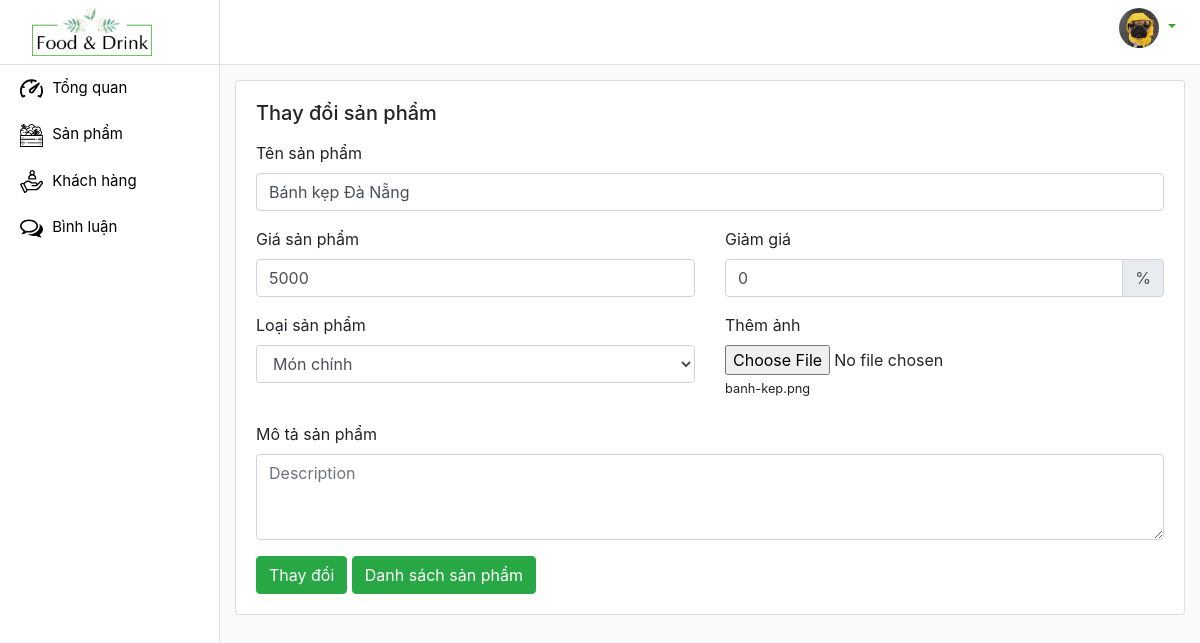
Page /admin/products/index.php?viewEditProduct&id_product=6 on the committed database.
### tables this page shows
CREATE TABLE `products` (
  `id_product` int(12) NOT NULL,
  `name_product` varchar(120) NOT NULL,
  `img_product` varchar(200) NOT NULL,
  `price_product` float NOT NULL,
  `sale` float NOT NULL,
  `view` int(10) NOT NULL,
  `kind_product` varchar(60) NOT NULL,
  `description` text NOT NULL
);

### admin/products/index.php (called while the page is built, shortened)
<?php
    require '../../global.php';
    require '../../DAO/functionProduct.php';
    extract($_REQUEST);
    if(array_key_exists('viewAddProduct', $_REQUEST)) {
        $view_name = 'viewAddProduct.php';
    }
    else if(array_key_exists('addNewProduct', $_REQUEST)) {
        $img_product = save_file("img", $DIR_IMG);
        insertProduct($name_product, $price_product, $sale, $kind_product, $img_product, $description);
        $message = 'Thêm mới thành công!';
        $view_name = 'viewAddProduct.php';
    }
    else if(array_key_exists('deleteProduct', $_REQUEST)){
        deleteProduct($id_product);
        $message = 'Xóa thành công!';
        $products = selectProducts();
        $view_name = 'displayTableProducts.php';
    }
    else if(array_key_exists('viewEditProduct', $_REQUEST)){
        $product = selectProduct($id_product);
    }
    require('../layout.php');
?>

### DAO/functionProduct.php (called while the page is built, shortened)
<?php
    require_once 'database.php';
    function selectProduct($id_product){
        global $db;
        $select = "SELECT * FROM products WHERE id_product = '$id_product'";
        $product = $db->query($select);
        return $product->fetch();
    }
?>

### global.php (called while the page is built, shortened)
<?php
    $URL = "/du-an-1";
    $URL_ADMIN = $URL . '/admin';
?>

### admin/products/editProduct.php (the view, shortened to what this page needs)
<div class="card">
    <div class="card-body">
        <h5 class="mb-3">Thay đổi sản phẩm</h5>
        <form action="index.php" method="POST" enctype="multipart/form-data">
            <div class="form-group">
                <label for="name_product">Tên sản phẩm</label>
                <input type="text" class="form-control" id="name_product" name="name_product"
                    placeholder="Enter product" value="<?=$product['name_product']?>">
            </div>
            <div class="form-group">
                <div class="row">
                    <div class="col">
                        <label for="price_product">Giá sản phẩm</label>
                        <input type="text" class="form-control" id="price_product" name="price_product"
                            placeholder="Enter price" value="<?=$product['price_product']?>">
                    </div>
                    <div class="col">
                        <label for="sale">Giảm giá</label>
                        <div class="input-group">
                            <input type="text" id="sale" name="sale" class="form-control" placeholder="Sale"
                                aria-label="Recipient's username" aria-describedby="basic-addon2" value="<?=$product['sale']?>">
                            <div class="input-group-append">
                                <span class="input-group-text" id="basic-addon2">%</span>
                            </div>
                        </div>
                    </div>
                </div>
            </div>
            <div class="form-group">
                <div class="row">
                    <div class="col">
                        <label for="kind_product">Loại sản phẩm</label>
                        <select class="form-control" id="kind_product" name="kind_product" value="<?=$product['kind_product']?>">
                            <option value="Món chính">Món chính</option>
                        </select>
                    </div>
                    <div class="col">
                        <label for="exampleFormControlFile1">Thêm ảnh</label>
                        <input type="file" name="img" class="form-control-file" id="exampleFormControlFile1">
                        <label class="small"><?=$product['img_product']?></label>
                    </div>
                </div>
            </div>
            <div class="form-group">
                <label for="description">Mô tả sản phẩm</label>
                <textarea class="form-control" id="description" rows="3" name="description"
                    placeholder="Description"><?=$product['description']?></textarea>
            </div>
            <button type="submit" class="btn btn-success" name="editProduct">Thay đổi</button>
            <a href="<?=$URL_ADMIN?>/products" class="btn btn-success">Danh sách sản phẩm</a>
        </form>
    </div>
</div>

### css/admin.css (style rules this page uses)
body { background-color: #fafafa; }

### rows in the picture
products: name_product "Bánh kẹp Đà Nẵng", price_product "5000", sale "0", kind_product "Món chính", img_product "banh-kep.png"
